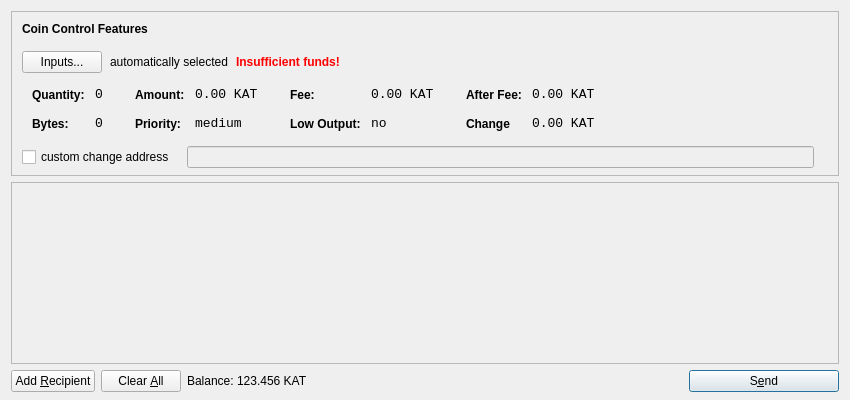
<?xml version="1.0" encoding="UTF-8"?>
<ui version="4.0">
 <class>SendCoinsDialog</class>
 <widget class="QDialog" name="SendCoinsDialog">
  <property name="geometry">
   <rect>
    <x>0</x>
    <y>0</y>
    <width>850</width>
    <height>400</height>
   </rect>
  </property>
  <property name="windowTitle">
   <string>Send Coins</string>
  </property>
  <layout class="QVBoxLayout" name="verticalLayout" stretch="0,1,0">
   <property name="bottomMargin">
    <number>8</number>
   </property>
   <item>
    <widget class="QFrame" name="frameCoinControl">
     <property name="sizePolicy">
      <sizepolicy hsizetype="Expanding" vsizetype="Expanding">
       <horstretch>0</horstretch>
       <verstretch>0</verstretch>
      </sizepolicy>
     </property>
     <property name="maximumSize">
      <size>
       <width>16777215</width>
       <height>16777215</height>
      </size>
     </property>
     <property name="frameShape">
      <enum>QFrame::StyledPanel</enum>
     </property>
     <property name="frameShadow">
      <enum>QFrame::Sunken</enum>
     </property>
     <layout class="QVBoxLayout" name="verticalLayoutCoinControl2">
      <property name="spacing">
       <number>-1</number>
      </property>
      <property name="leftMargin">
       <number>0</number>
      </property>
      <property name="topMargin">
       <number>0</number>
      </property>
      <property name="rightMargin">
       <number>0</number>
      </property>
      <property name="bottomMargin">
       <number>6</number>
      </property>
      <item>
       <layout class="QVBoxLayout" name="verticalLayoutCoinControl" stretch="0,0,0,0,1">
        <property name="spacing">
         <number>0</number>
        </property>
        <property name="leftMargin">
         <number>10</number>
        </property>
        <property name="topMargin">
         <number>10</number>
        </property>
        <item>
         <layout class="QHBoxLayout" name="horizontalLayoutCoinControl1">
          <property name="bottomMargin">
           <number>15</number>
          </property>
          <item>
           <widget class="QLabel" name="labelCoinControlFeatures">
            <property name="sizePolicy">
             <sizepolicy hsizetype="Preferred" vsizetype="Maximum">
              <horstretch>0</horstretch>
              <verstretch>0</verstretch>
             </sizepolicy>
            </property>
            <property name="font">
             <font>
              <weight>75</weight>
              <bold>true</bold>
             </font>
            </property>
            <property name="styleSheet">
             <string notr="true">font-weight:bold;</string>
            </property>
            <property name="text">
             <string>Coin Control Features</string>
            </property>
           </widget>
          </item>
         </layout>
        </item>
        <item>
         <layout class="QHBoxLayout" name="horizontalLayoutCoinControl2" stretch="0,0,0,0">
          <property name="spacing">
           <number>8</number>
          </property>
          <property name="bottomMargin">
           <number>10</number>
          </property>
          <item>
           <widget class="QPushButton" name="pushButtonCoinControl">
            <property name="styleSheet">
             <string notr="true"/>
            </property>
            <property name="text">
             <string>Inputs...</string>
            </property>
           </widget>
          </item>
          <item>
           <widget class="QLabel" name="labelCoinControlAutomaticallySelected">
            <property name="text">
             <string>automatically selected</string>
            </property>
            <property name="margin">
             <number>5</number>
            </property>
           </widget>
          </item>
          <item>
           <widget class="QLabel" name="labelCoinControlInsuffFunds">
            <property name="font">
             <font>
              <weight>75</weight>
              <bold>true</bold>
             </font>
            </property>
            <property name="styleSheet">
             <string notr="true">color:red;font-weight:bold;</string>
            </property>
            <property name="text">
             <string>Insufficient funds!</string>
            </property>
            <property name="margin">
             <number>5</number>
            </property>
           </widget>
          </item>
          <item>
           <spacer name="horizontalSpacerCoinControl">
            <property name="orientation">
             <enum>Qt::Horizontal</enum>
            </property>
            <property name="sizeHint" stdset="0">
             <size>
              <width>40</width>
              <height>1</height>
             </size>
            </property>
           </spacer>
          </item>
         </layout>
        </item>
        <item>
         <widget class="QWidget" name="widgetCoinControl" native="true">
          <property name="sizePolicy">
           <sizepolicy hsizetype="Preferred" vsizetype="Preferred">
            <horstretch>0</horstretch>
            <verstretch>0</verstretch>
           </sizepolicy>
          </property>
          <property name="minimumSize">
           <size>
            <width>0</width>
            <height>0</height>
           </size>
          </property>
          <property name="styleSheet">
           <string notr="true"/>
          </property>
          <layout class="QHBoxLayout" name="horizontalLayoutCoinControl5">
           <property name="margin">
            <number>0</number>
           </property>
           <item>
            <layout class="QHBoxLayout" name="horizontalLayoutCoinControl3" stretch="0,0,0,1">
             <property name="spacing">
              <number>20</number>
             </property>
             <property name="topMargin">
              <number>0</number>
             </property>
             <property name="bottomMargin">
              <number>10</number>
             </property>
             <item>
              <layout class="QFormLayout" name="formLayoutCoinControl1">
               <property name="horizontalSpacing">
                <number>10</number>
               </property>
               <property name="verticalSpacing">
                <number>14</number>
               </property>
               <property name="leftMargin">
                <number>10</number>
               </property>
               <property name="topMargin">
                <number>4</number>
               </property>
               <property name="rightMargin">
                <number>6</number>
               </property>
               <item row="0" column="0">
                <widget class="QLabel" name="labelCoinControlQuantityText">
                 <property name="styleSheet">
                  <string notr="true">font-weight:bold;</string>
                 </property>
                 <property name="text">
                  <string>Quantity:</string>
                 </property>
                 <property name="margin">
                  <number>0</number>
                 </property>
                </widget>
               </item>
               <item row="0" column="1">
                <widget class="QLabel" name="labelCoinControlQuantity">
                 <property name="font">
                  <font>
                   <family>Monospace</family>
                   <pointsize>10</pointsize>
                  </font>
                 </property>
                 <property name="cursor">
                  <cursorShape>IBeamCursor</cursorShape>
                 </property>
                 <property name="contextMenuPolicy">
                  <enum>Qt::ActionsContextMenu</enum>
                 </property>
                 <property name="text">
                  <string>0</string>
                 </property>
                 <property name="margin">
                  <number>0</number>
                 </property>
                 <property name="textInteractionFlags">
                  <set>Qt::LinksAccessibleByMouse|Qt::TextSelectableByKeyboard|Qt::TextSelectableByMouse</set>
                 </property>
                </widget>
               </item>
               <item row="1" column="0">
                <widget class="QLabel" name="labelCoinControlBytesText">
                 <property name="styleSheet">
                  <string notr="true">font-weight:bold;</string>
                 </property>
                 <property name="text">
                  <string>Bytes:</string>
                 </property>
                </widget>
               </item>
               <item row="1" column="1">
                <widget class="QLabel" name="labelCoinControlBytes">
                 <property name="font">
                  <font>
                   <family>Monospace</family>
                   <pointsize>10</pointsize>
                  </font>
                 </property>
                 <property name="cursor">
                  <cursorShape>IBeamCursor</cursorShape>
                 </property>
                 <property name="contextMenuPolicy">
                  <enum>Qt::ActionsContextMenu</enum>
                 </property>
                 <property name="text">
                  <string>0</string>
                 </property>
                 <property name="textInteractionFlags">
                  <set>Qt::LinksAccessibleByMouse|Qt::TextSelectableByKeyboard|Qt::TextSelectableByMouse</set>
                 </property>
                </widget>
               </item>
              </layout>
             </item>
             <item>
              <layout class="QFormLayout" name="formLayoutCoinControl2">
               <property name="horizontalSpacing">
                <number>10</number>
               </property>
               <property name="verticalSpacing">
                <number>14</number>
               </property>
               <property name="leftMargin">
                <number>6</number>
               </property>
               <property name="topMargin">
                <number>4</number>
               </property>
               <property name="rightMargin">
                <number>6</number>
               </property>
               <item row="0" column="0">
                <widget class="QLabel" name="labelCoinControlAmountText">
                 <property name="styleSheet">
                  <string notr="true">font-weight:bold;</string>
                 </property>
                 <property name="text">
                  <string>Amount:</string>
                 </property>
                 <property name="margin">
                  <number>0</number>
                 </property>
                </widget>
               </item>
               <item row="0" column="1">
                <widget class="QLabel" name="labelCoinControlAmount">
                 <property name="font">
                  <font>
                   <family>Monospace</family>
                   <pointsize>10</pointsize>
                  </font>
                 </property>
                 <property name="cursor">
                  <cursorShape>IBeamCursor</cursorShape>
                 </property>
                 <property name="contextMenuPolicy">
                  <enum>Qt::ActionsContextMenu</enum>
                 </property>
                 <property name="text">
                  <string>0.00 KAT</string>
                 </property>
                 <property name="textInteractionFlags">
                  <set>Qt::LinksAccessibleByMouse|Qt::TextSelectableByKeyboard|Qt::TextSelectableByMouse</set>
                 </property>
                </widget>
               </item>
               <item row="1" column="0">
                <widget class="QLabel" name="labelCoinControlPriorityText">
                 <property name="styleSheet">
                  <string notr="true">font-weight:bold;</string>
                 </property>
                 <property name="text">
                  <string>Priority:</string>
                 </property>
                </widget>
               </item>
               <item row="1" column="1">
                <widget class="QLabel" name="labelCoinControlPriority">
                 <property name="font">
                  <font>
                   <family>Monospace</family>
                   <pointsize>10</pointsize>
                  </font>
                 </property>
                 <property name="cursor">
                  <cursorShape>IBeamCursor</cursorShape>
                 </property>
                 <property name="contextMenuPolicy">
                  <enum>Qt::ActionsContextMenu</enum>
                 </property>
                 <property name="text">
                  <string>medium</string>
                 </property>
                 <property name="textInteractionFlags">
                  <set>Qt::LinksAccessibleByMouse|Qt::TextSelectableByKeyboard|Qt::TextSelectableByMouse</set>
                 </property>
                </widget>
               </item>
              </layout>
             </item>
             <item>
              <layout class="QFormLayout" name="formLayoutCoinControl3">
               <property name="horizontalSpacing">
                <number>10</number>
               </property>
               <property name="verticalSpacing">
                <number>14</number>
               </property>
               <property name="leftMargin">
                <number>6</number>
               </property>
               <property name="topMargin">
                <number>4</number>
               </property>
               <property name="rightMargin">
                <number>6</number>
               </property>
               <item row="0" column="0">
                <widget class="QLabel" name="labelCoinControlFeeText">
                 <property name="styleSheet">
                  <string notr="true">font-weight:bold;</string>
                 </property>
                 <property name="text">
                  <string>Fee:</string>
                 </property>
                 <property name="margin">
                  <number>0</number>
                 </property>
                </widget>
               </item>
               <item row="0" column="1">
                <widget class="QLabel" name="labelCoinControlFee">
                 <property name="font">
                  <font>
                   <family>Monospace</family>
                   <pointsize>10</pointsize>
                  </font>
                 </property>
                 <property name="cursor">
                  <cursorShape>IBeamCursor</cursorShape>
                 </property>
                 <property name="contextMenuPolicy">
                  <enum>Qt::ActionsContextMenu</enum>
                 </property>
                 <property name="text">
                  <string>0.00 KAT</string>
                 </property>
                 <property name="textInteractionFlags">
                  <set>Qt::LinksAccessibleByMouse|Qt::TextSelectableByKeyboard|Qt::TextSelectableByMouse</set>
                 </property>
                </widget>
               </item>
               <item row="1" column="0">
                <widget class="QLabel" name="labelCoinControlLowOutputText">
                 <property name="styleSheet">
                  <string notr="true">font-weight:bold;</string>
                 </property>
                 <property name="text">
                  <string>Low Output:</string>
                 </property>
                </widget>
               </item>
               <item row="1" column="1">
                <widget class="QLabel" name="labelCoinControlLowOutput">
                 <property name="font">
                  <font>
                   <family>Monospace</family>
                   <pointsize>10</pointsize>
                  </font>
                 </property>
                 <property name="cursor">
                  <cursorShape>IBeamCursor</cursorShape>
                 </property>
                 <property name="contextMenuPolicy">
                  <enum>Qt::ActionsContextMenu</enum>
                 </property>
                 <property name="text">
                  <string>no</string>
                 </property>
                 <property name="textInteractionFlags">
                  <set>Qt::LinksAccessibleByMouse|Qt::TextSelectableByKeyboard|Qt::TextSelectableByMouse</set>
                 </property>
                </widget>
               </item>
              </layout>
             </item>
             <item>
              <layout class="QFormLayout" name="formLayoutCoinControl4">
               <property name="horizontalSpacing">
                <number>10</number>
               </property>
               <property name="verticalSpacing">
                <number>14</number>
               </property>
               <property name="leftMargin">
                <number>6</number>
               </property>
               <property name="topMargin">
                <number>4</number>
               </property>
               <property name="rightMargin">
                <number>6</number>
               </property>
               <item row="0" column="0">
                <widget class="QLabel" name="labelCoinControlAfterFeeText">
                 <property name="styleSheet">
                  <string notr="true">font-weight:bold;</string>
                 </property>
                 <property name="text">
                  <string>After Fee:</string>
                 </property>
                 <property name="margin">
                  <number>0</number>
                 </property>
                </widget>
               </item>
               <item row="0" column="1">
                <widget class="QLabel" name="labelCoinControlAfterFee">
                 <property name="font">
                  <font>
                   <family>Monospace</family>
                   <pointsize>10</pointsize>
                  </font>
                 </property>
                 <property name="cursor">
                  <cursorShape>IBeamCursor</cursorShape>
                 </property>
                 <property name="contextMenuPolicy">
                  <enum>Qt::ActionsContextMenu</enum>
                 </property>
                 <property name="text">
                  <string>0.00 KAT</string>
                 </property>
                 <property name="textInteractionFlags">
                  <set>Qt::LinksAccessibleByMouse|Qt::TextSelectableByKeyboard|Qt::TextSelectableByMouse</set>
                 </property>
                </widget>
               </item>
               <item row="1" column="0">
                <widget class="QLabel" name="labelCoinControlChangeText">
                 <property name="styleSheet">
                  <string notr="true">font-weight:bold;</string>
                 </property>
                 <property name="text">
                  <string>Change</string>
                 </property>
                </widget>
               </item>
               <item row="1" column="1">
                <widget class="QLabel" name="labelCoinControlChange">
                 <property name="font">
                  <font>
                   <family>Monospace</family>
                   <pointsize>10</pointsize>
                  </font>
                 </property>
                 <property name="cursor">
                  <cursorShape>IBeamCursor</cursorShape>
                 </property>
                 <property name="contextMenuPolicy">
                  <enum>Qt::ActionsContextMenu</enum>
                 </property>
                 <property name="text">
                  <string>0.00 KAT</string>
                 </property>
                 <property name="textInteractionFlags">
                  <set>Qt::LinksAccessibleByMouse|Qt::TextSelectableByKeyboard|Qt::TextSelectableByMouse</set>
                 </property>
                </widget>
               </item>
              </layout>
             </item>
            </layout>
           </item>
          </layout>
         </widget>
        </item>
        <item>
         <layout class="QHBoxLayout" name="horizontalLayoutCoinControl4" stretch="0,0,0">
          <property name="spacing">
           <number>12</number>
          </property>
          <property name="sizeConstraint">
           <enum>QLayout::SetDefaultConstraint</enum>
          </property>
          <property name="topMargin">
           <number>5</number>
          </property>
          <property name="rightMargin">
           <number>5</number>
          </property>
          <item>
           <widget class="QCheckBox" name="checkBoxCoinControlChange">
            <property name="text">
             <string>custom change address</string>
            </property>
           </widget>
          </item>
          <item>
           <widget class="QLineEdit" name="lineEditCoinControlChange">
            <property name="enabled">
             <bool>false</bool>
            </property>
            <property name="sizePolicy">
             <sizepolicy hsizetype="Expanding" vsizetype="Fixed">
              <horstretch>0</horstretch>
              <verstretch>0</verstretch>
             </sizepolicy>
            </property>
           </widget>
          </item>
          <item>
           <widget class="QLabel" name="labelCoinControlChangeLabel">
            <property name="sizePolicy">
             <sizepolicy hsizetype="Preferred" vsizetype="Expanding">
              <horstretch>0</horstretch>
              <verstretch>0</verstretch>
             </sizepolicy>
            </property>
            <property name="minimumSize">
             <size>
              <width>0</width>
              <height>0</height>
             </size>
            </property>
            <property name="text">
             <string/>
            </property>
            <property name="margin">
             <number>3</number>
            </property>
           </widget>
          </item>
         </layout>
        </item>
        <item>
         <spacer name="verticalSpacerCoinControl">
          <property name="orientation">
           <enum>Qt::Vertical</enum>
          </property>
          <property name="sizeHint" stdset="0">
           <size>
            <width>800</width>
            <height>1</height>
           </size>
          </property>
         </spacer>
        </item>
       </layout>
      </item>
     </layout>
    </widget>
   </item>
   <item>
    <widget class="QScrollArea" name="scrollArea">
     <property name="widgetResizable">
      <bool>true</bool>
     </property>
     <widget class="QWidget" name="scrollAreaWidgetContents">
      <property name="geometry">
       <rect>
        <x>0</x>
        <y>0</y>
        <width>830</width>
        <height>165</height>
       </rect>
      </property>
      <layout class="QVBoxLayout" name="verticalLayout_2">
       <property name="margin">
        <number>0</number>
       </property>
       <item>
        <layout class="QVBoxLayout" name="entries">
         <property name="spacing">
          <number>6</number>
         </property>
        </layout>
       </item>
       <item>
        <spacer name="verticalSpacer">
         <property name="orientation">
          <enum>Qt::Vertical</enum>
         </property>
         <property name="sizeHint" stdset="0">
          <size>
           <width>20</width>
           <height>40</height>
          </size>
         </property>
        </spacer>
       </item>
      </layout>
     </widget>
    </widget>
   </item>
   <item>
    <layout class="QHBoxLayout" name="horizontalLayout">
     <item>
      <widget class="QPushButton" name="addButton">
       <property name="toolTip">
        <string>Send to multiple recipients at once</string>
       </property>
       <property name="text">
        <string>Add &amp;Recipient</string>
       </property>
       <property name="icon">
        <iconset resource="../bitcoin.qrc">
         <normaloff>:/icons/add</normaloff>:/icons/add</iconset>
       </property>
       <property name="autoDefault">
        <bool>false</bool>
       </property>
      </widget>
     </item>
     <item>
      <widget class="QPushButton" name="clearButton">
       <property name="sizePolicy">
        <sizepolicy hsizetype="Minimum" vsizetype="Fixed">
         <horstretch>0</horstretch>
         <verstretch>0</verstretch>
        </sizepolicy>
       </property>
       <property name="toolTip">
        <string>Remove all transaction fields</string>
       </property>
       <property name="text">
        <string>Clear &amp;All</string>
       </property>
       <property name="icon">
        <iconset resource="../bitcoin.qrc">
         <normaloff>:/icons/remove</normaloff>:/icons/remove</iconset>
       </property>
       <property name="autoRepeatDelay">
        <number>300</number>
       </property>
       <property name="autoDefault">
        <bool>false</bool>
       </property>
      </widget>
     </item>
     <item>
      <layout class="QHBoxLayout" name="horizontalLayout_2">
       <property name="spacing">
        <number>3</number>
       </property>
       <item>
        <widget class="QLabel" name="label">
         <property name="sizePolicy">
          <sizepolicy hsizetype="Preferred" vsizetype="Fixed">
           <horstretch>0</horstretch>
           <verstretch>0</verstretch>
          </sizepolicy>
         </property>
         <property name="text">
          <string>Balance:</string>
         </property>
        </widget>
       </item>
       <item>
        <widget class="QLabel" name="labelBalance">
         <property name="sizePolicy">
          <sizepolicy hsizetype="Preferred" vsizetype="Fixed">
           <horstretch>0</horstretch>
           <verstretch>0</verstretch>
          </sizepolicy>
         </property>
         <property name="cursor">
          <cursorShape>IBeamCursor</cursorShape>
         </property>
         <property name="text">
          <string>123.456 KAT</string>
         </property>
         <property name="textInteractionFlags">
          <set>Qt::LinksAccessibleByMouse|Qt::TextSelectableByKeyboard|Qt::TextSelectableByMouse</set>
         </property>
        </widget>
       </item>
      </layout>
     </item>
     <item>
      <spacer name="horizontalSpacer">
       <property name="orientation">
        <enum>Qt::Horizontal</enum>
       </property>
       <property name="sizeHint" stdset="0">
        <size>
         <width>40</width>
         <height>20</height>
        </size>
       </property>
      </spacer>
     </item>
     <item>
      <widget class="QPushButton" name="sendButton">
       <property name="minimumSize">
        <size>
         <width>150</width>
         <height>0</height>
        </size>
       </property>
       <property name="toolTip">
        <string>Confirm the send action</string>
       </property>
       <property name="text">
        <string>S&amp;end</string>
       </property>
       <property name="icon">
        <iconset resource="../bitcoin.qrc">
         <normaloff>:/icons/send</normaloff>:/icons/send</iconset>
       </property>
       <property name="default">
        <bool>true</bool>
       </property>
      </widget>
     </item>
    </layout>
   </item>
  </layout>
 </widget>
 <resources>
  <include location="../bitcoin.qrc"/>
 </resources>
 <connections/>
</ui>
